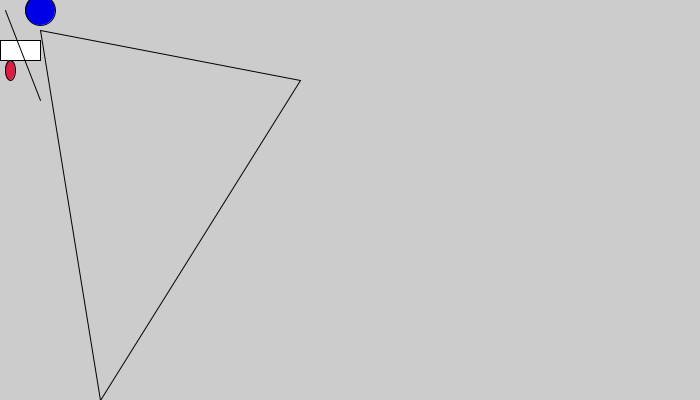
Frame 1 (no input)
Frame 60 (the mouse pressed at the canvas centre just before this capture): identical to frame 1, image omitted
Frame 120 (the mouse held since frame 60 and released just before this capture): identical to frame 1, image omitted

The Processing sketch that drew this single still picture (run headless with seeded random() and noise(); from frame 60 on, the mouse is pressed at the canvas centre):

// Processing sketch: sample3
// ── sample3.pde
void setup(){
  size(700, 400);
  rect(0,40,40,20);
  line(5,10,40,100);
  fill(0, 0, 230);
  ellipse(40,10,30,30); 
  fill(220, 30, 70);
  ellipse(10,70,10,20);
  noFill();
  triangle(40, 30, 100, 400, 300, 80);
}
void draw(){
}
